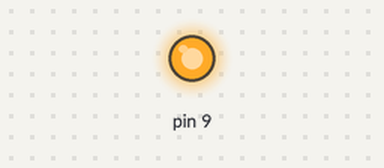
Bench run of a sketch on a simulated Arduino Uno, built with avr-gcc and run on an emulated ATmega328P. Shown: output pins drawn as LEDs (lit = HIGH).

Above: at 0.5 s.
At 3.5 s:
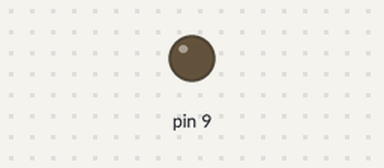
Timing chart, 0 to 7.8 s (numbered marks = the images above):
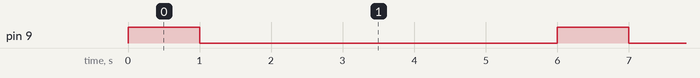

The sketch:

main.ino
```cpp
int Red=1;
int Green=2;
int Yellow=3;


void setup(){
  SETUP();


}

void loop(){
  RED();
  GREEN();
  YELLOW();

}
```

GREEN.ino
```cpp
void GREEN(){

  digitalWrite(GREEN,HIGH);
  delay(1000);
  digitalWrite(GREEN,LOW);
  delay(1000);

}
```

RED.ino
```cpp
void RED(){

digitalWrite(RED,HIGH);
  delay (1000);
  digitalWrite(RED,LOW);
  delay(1000);

}
```

SETUP.ino
```cpp
void SETUP(){
  pinMode(RED,INPUT);
  pinMode(RED,OUTPUT);
  pinMode(GREEN,INPUT);
  pinMode(GREEN,OUTPUT);
  pinMode(YELLOW,INPUT);
  pinMode(YELLOW,OUTPUT);

}
```

YELLOW.ino
```cpp
void YELLOW(){


  digitalWrite(YELLOW,HIGH);
  delay(1000);
  digitalWrite(YELLOW,LOW);
  delay(1000);

}
```

Measured:
- by itself, pin 9: alternates HIGH for 1.0 s and LOW for 5.0 s
